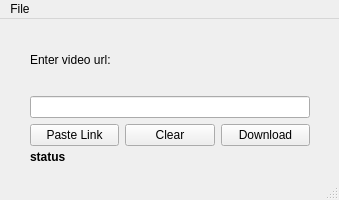
<?xml version="1.0" encoding="UTF-8"?>
<ui version="4.0">
 <class>MainWindow</class>
 <widget class="QMainWindow" name="MainWindow">
  <property name="geometry">
   <rect>
    <x>0</x>
    <y>0</y>
    <width>339</width>
    <height>200</height>
   </rect>
  </property>
  <property name="sizePolicy">
   <sizepolicy hsizetype="Fixed" vsizetype="Fixed">
    <horstretch>0</horstretch>
    <verstretch>0</verstretch>
   </sizepolicy>
  </property>
  <property name="minimumSize">
   <size>
    <width>339</width>
    <height>200</height>
   </size>
  </property>
  <property name="windowTitle">
   <string>dl music qt</string>
  </property>
  <property name="windowIcon">
   <iconset theme="music">
    <normaloff>.</normaloff>.</iconset>
  </property>
  <property name="dockOptions">
   <set>QMainWindow::AllowTabbedDocks|QMainWindow::AnimatedDocks</set>
  </property>
  <widget class="QWidget" name="centralwidget">
   <widget class="QWidget" name="layoutWidget">
    <property name="geometry">
     <rect>
      <x>30</x>
      <y>11</y>
      <width>280</width>
      <height>116</height>
     </rect>
    </property>
    <layout class="QVBoxLayout" name="verticalLayout">
     <item>
      <widget class="QLabel" name="label">
       <property name="text">
        <string>Enter video url:</string>
       </property>
      </widget>
     </item>
     <item>
      <widget class="QLineEdit" name="entryUrl"/>
     </item>
     <item>
      <layout class="QGridLayout" name="gridLayout">
       <item row="0" column="0">
        <widget class="QPushButton" name="pushButton">
         <property name="cursor">
          <cursorShape>PointingHandCursor</cursorShape>
         </property>
         <property name="text">
          <string>Paste Link</string>
         </property>
        </widget>
       </item>
       <item row="0" column="1">
        <widget class="QPushButton" name="pushButton_2">
         <property name="cursor">
          <cursorShape>PointingHandCursor</cursorShape>
         </property>
         <property name="text">
          <string>Clear</string>
         </property>
        </widget>
       </item>
       <item row="0" column="2">
        <widget class="QPushButton" name="download">
         <property name="cursor">
          <cursorShape>PointingHandCursor</cursorShape>
         </property>
         <property name="text">
          <string>Download</string>
         </property>
        </widget>
       </item>
      </layout>
     </item>
    </layout>
   </widget>
   <widget class="QLabel" name="label2">
    <property name="geometry">
     <rect>
      <x>30</x>
      <y>130</y>
      <width>278</width>
      <height>16</height>
     </rect>
    </property>
    <property name="text">
     <string>&lt;html&gt;&lt;head/&gt;&lt;body&gt;&lt;p&gt;&lt;span style=&quot; font-weight:600;&quot;&gt;status&lt;/span&gt;&lt;/p&gt;&lt;/body&gt;&lt;/html&gt;</string>
    </property>
   </widget>
  </widget>
  <widget class="QMenuBar" name="menubar">
   <property name="geometry">
    <rect>
     <x>0</x>
     <y>0</y>
     <width>339</width>
     <height>26</height>
    </rect>
   </property>
   <widget class="QMenu" name="menufile">
    <property name="title">
     <string>File</string>
    </property>
    <addaction name="actionabout"/>
    <addaction name="qt_about"/>
    <addaction name="actionquit"/>
   </widget>
   <addaction name="menufile"/>
  </widget>
  <widget class="QStatusBar" name="statusbar"/>
  <action name="actionabout">
   <property name="icon">
    <iconset theme="help-about">
     <normaloff>.</normaloff>.</iconset>
   </property>
   <property name="text">
    <string>about</string>
   </property>
   <property name="shortcut">
    <string>Ctrl+H</string>
   </property>
  </action>
  <action name="actionquit">
   <property name="icon">
    <iconset theme="application-exit">
     <normaloff>.</normaloff>.</iconset>
   </property>
   <property name="text">
    <string>quit</string>
   </property>
   <property name="shortcut">
    <string>Ctrl+Q</string>
   </property>
  </action>
  <action name="qt_about">
   <property name="icon">
    <iconset theme="qt">
     <normaloff>.</normaloff>.</iconset>
   </property>
   <property name="text">
    <string>about Qt</string>
   </property>
  </action>
 </widget>
 <resources/>
 <connections/>
</ui>
